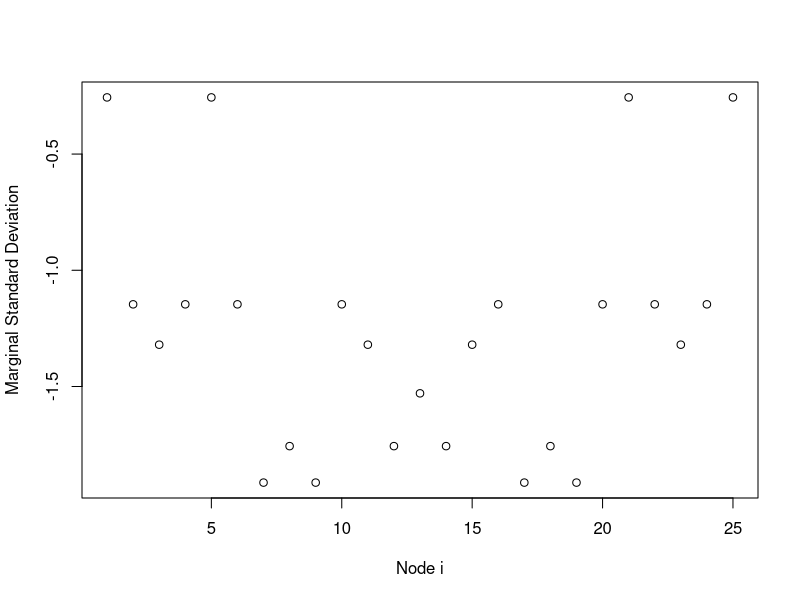
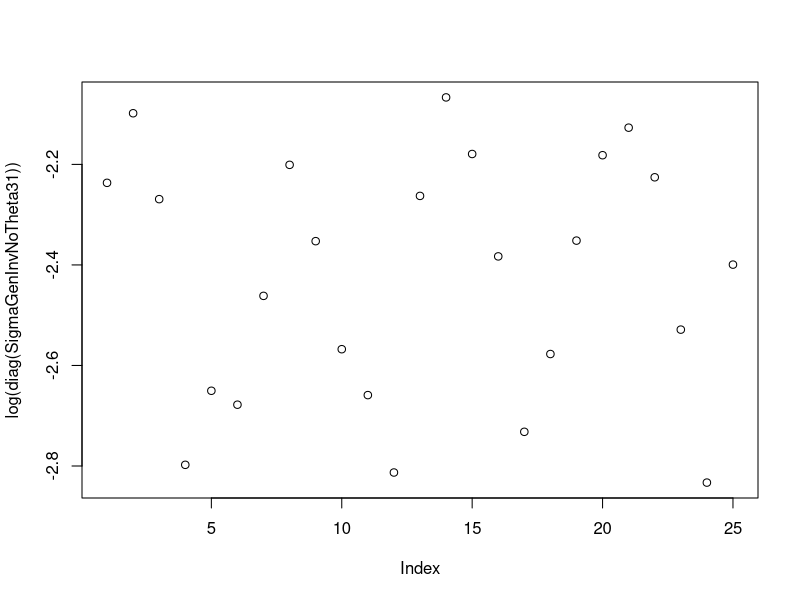
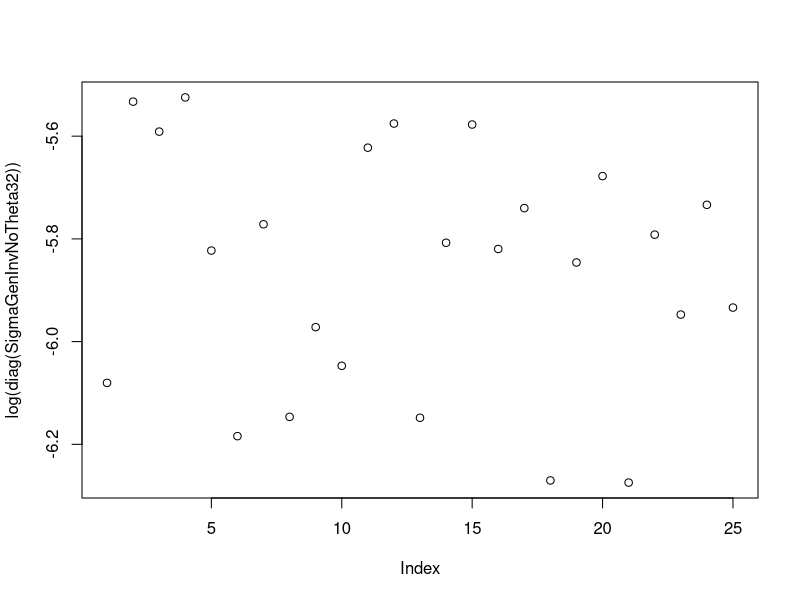
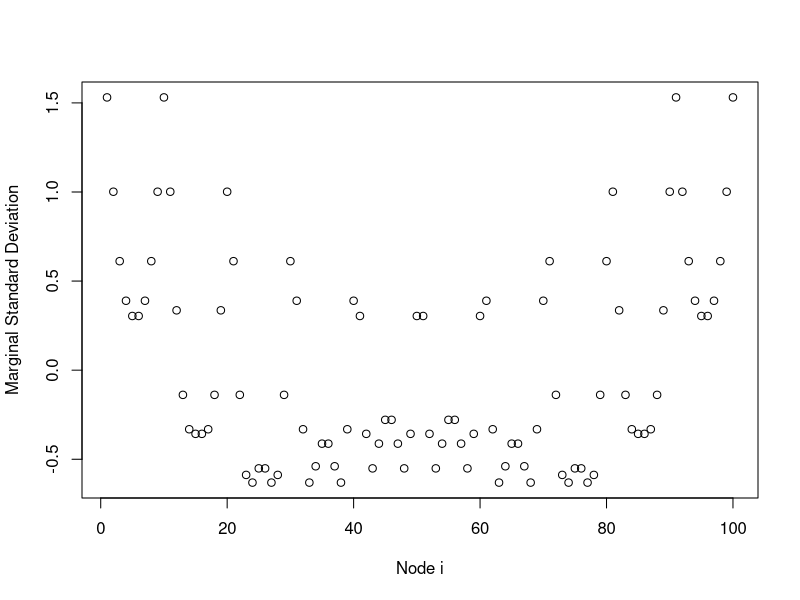
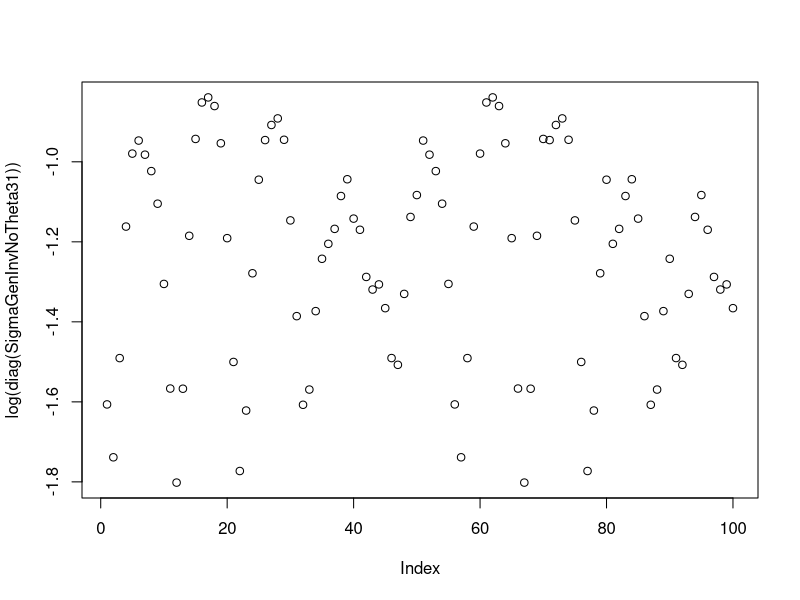
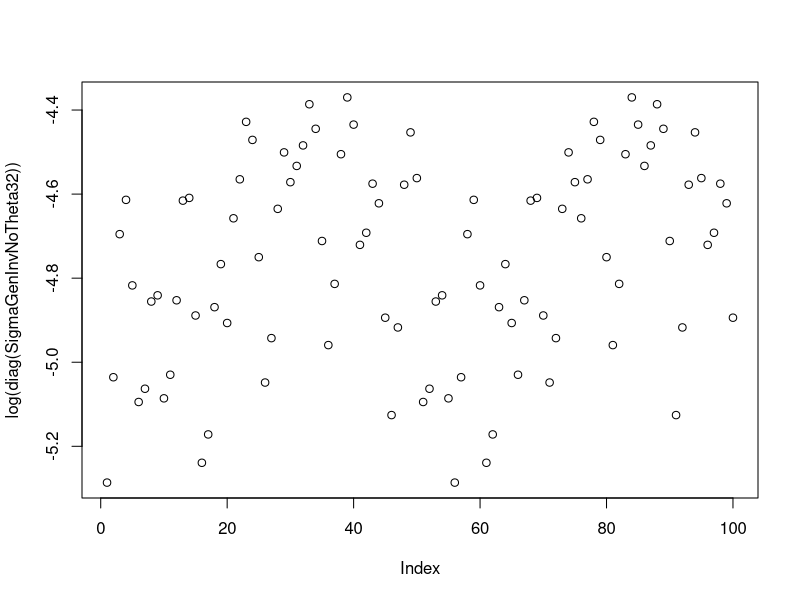
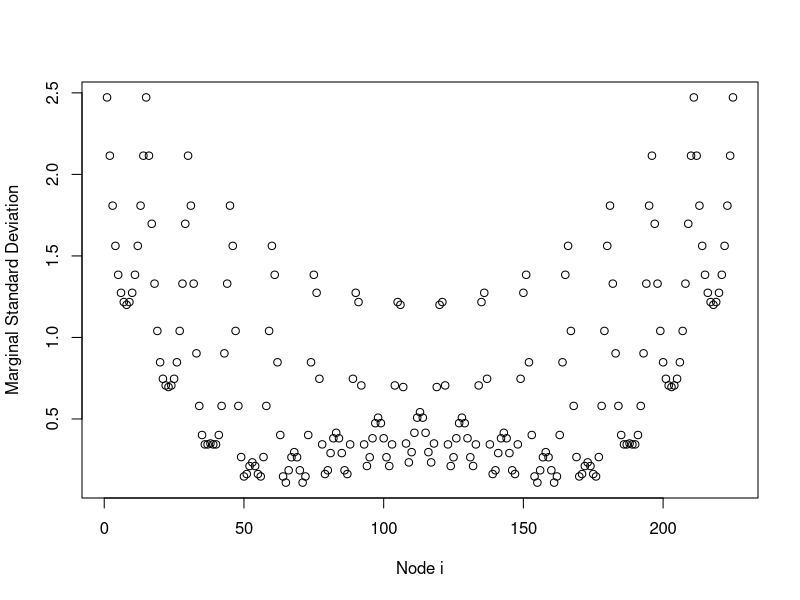
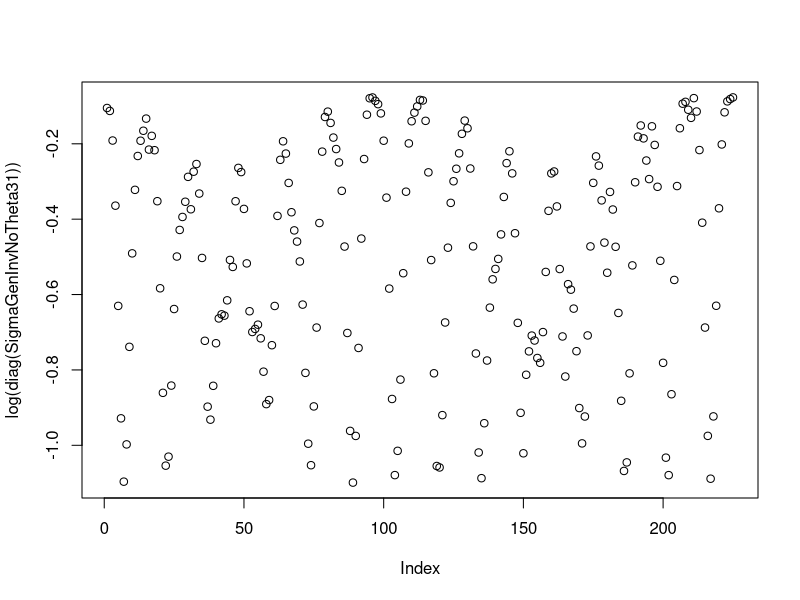

Recreate these plots in R, in order. (Note: a time limit stopped this script after it produced the figures.)
##########################################################################
# This code provides all the steps that were used for producing the      #
# figures and the tables of the paper Scaling intrinsic Gaussian Markov  #
# random field priors in two dimensions. Describes the structure for     # 
# each type of IGMRFs in one and two dimensions.                         #
##########################################################################

library(ggplot2)

####  IGMRF/random walks ####

############ 1 dimension IGMRF #########################

## 1st order random walk, joint density (x1,x2,...,x100)
RW1 <- function(yr){                                                            # number of nodes (or years) 
  R1                                           <- matrix(0,yr,yr)               # defining the precision matrix
  R1[1,1:2] <- c(1,-1);R1[yr,(yr-1):yr]        <- c(-1,1)                       # first and last row
  for (i in 2:(yr-1)) R1[i,(i-1):(i+1)]        <- c(-1,2,-1)                    # central rows 
  eigenNoData                                  <- eigen(R1)                     # eigenvalues and eigenvector
  #eigenNoData$values[yr]                      <- Inf 
  EigenValGenInv                               <- 1/eigenNoData$val             # the inverse of the eigenvalues
  EigenValGenInv[yr]                           <- 0                             # setting the inverse eigenvalues =0 too
  SigmaGenInvNoTheta1                          <- eigenNoData$vec %*% (EigenValGenInv * t(eigenNoData$vec))# calculating the Sigma* matrix
  #plot(log(diag(SigmaGenInvNoTheta1)),xlab = "Node i", ylab="log-Marginal Standard Deviation") #with log 
  #plot(diag(SigmaGenInvNoTheta1),xlab = "Node i", ylab="Marginal Standard Deviation")
  return(sigma_ref_rw1                         <- exp((1/yr)*sum(0.5*log(diag(SigmaGenInvNoTheta1)))) ) # page 5, calculating the Sigma reference
}

## 2nd order random walk, joint density (x1,x2,...,x100)
RW2                                            <- function(yr){                 # number of nodes (or years) 
  R2                                           <- matrix(0,yr,yr)               # defining the precision matrix
  R2[1,1:3] <- c(1,-2,1);R2[yr,(yr-2):yr]      <- c(1,-2,1)                     # first and last row
  R2[2,1:4]                                    <- c(-2,5,-4,1);R2[yr-1,(yr-3):yr] <- c(1,-4,5,-2) #2nd and 2nd last row
  for (i in 3:(yr-2))   R2[i,(i-2):(i+2)]      <- c(1,-4,6,-4,1)                # central rows
  eigenNoData                                  <- eigen(R2)                     # eigenvalues and eigenvector
  #eigenNoData$values[(yr-1):yr]                <- Inf 
  EigenValGenInv                               <- 1/eigenNoData$val             # the inverse of the eigenvalues
  EigenValGenInv[(yr-1):yr]                    <- 0                             # setting the inverse eigenvalues =0 too
  SigmaGenInvNoTheta2                          <- eigenNoData$vec %*% (EigenValGenInv * t(eigenNoData$vec)) # calculating the Sigma* matrix
  #plot(log(diag(SigmaGenInvNoTheta2)),xlab = "Node i", ylab="log-Marginal Standard Deviation")
  #plot(diag(SigmaGenInvNoTheta2),xlab = "Node i", ylab="Marginal Standard Deviation")
  return(sigma_ref_rw2                         <- exp((1/yr)*sum(0.5*log(diag(SigmaGenInvNoTheta2)))) ) # page 5, calculating the Sigma reference
}
#### 2 dimensions IGMRF ####

## 2D second order random walk, (bound 1, Yue & Speckman )
RW2D                                                  <- function(yr){
  mtx3 <- diag(1,yr) ;mtx1 <- mtx2 <- mtx4 <- mtx5<- mtx6 <- matrix(0,yr,yr)    # define  submatrices
  # 2nd order random walk
  mtx1[1,1:3] <- mtx1[yr,yr:(yr-2)]                   <- c(6,-5,1)              # submatrix of precision matrix
  mtx1[2,1:4] <- mtx1[(yr-1),yr:(yr-3)]               <- c(-5,12,-6,1) 
  for (i in 3:(yr-2)) mtx1[i,(i-2):(i+2)]             <- c(1,-6,12,-6,1) 
  #1st order random walk
  mtx2[1,1:2] <-  mtx2[yr,yr:(yr-1)]                  <- c(-5,2)                # submatrix of precision matrix
  for (i in 2:(yr-1)) mtx2[i,(i-1):(i+1)]             <- c(2,-7,2)
  # 2nd order random walk
  mtx4[1,1:3] <- mtx4[yr,yr:(yr-2)]                   <- c(12,-7,1)             # submatrix of precision matrix
  mtx4[2,1:4] <- mtx4[(yr-1),yr:(yr-3)]               <- c(-7,20,-8,1)
  for (i in 3:(yr-2)) mtx4[i,(i-2):(i+2)]             <- c(1,-8,20,-8,1) 
  #1st order random walk
  mtx5[1,1:2] <-  mtx5[yr,yr:(yr-1)]                  <- c(-6,2)                # submatrix of precision matrix
  for (i in 2:(yr-1)) mtx5[i,(i-1):(i+1)]             <- c(2,-8,2)
  R2D                                                 <- matrix(0,yr^2,yr^2)    # define precision matrix yr^2xyr^2
  R2D[1:yr,1:(3*yr)]                                  <- cbind(mtx1,mtx2,mtx3)
  R2D[((yr-1)*yr+1):(yr^2),((yr-3)*yr+1):(yr^2)]      <- cbind(mtx3,mtx2,mtx1)
  R2D[(yr+1):(2*yr),1:(4*yr)]                         <- cbind(mtx2,mtx4,mtx5,mtx3)
  R2D[((yr-2)*yr+1):((yr-1)*yr),((yr-4)*yr+1):(yr^2)] <- cbind(mtx3,mtx5,mtx4,mtx2)
  for ( i in 3:(yr-2)) R2D[((i-1)*yr+1):(i*yr),((i-3)*yr+1):((i+2)*yr)] <- cbind(mtx3,mtx5,mtx4,mtx5,mtx3)# final matrix of 
  #print(qr(R2D)$rank)
  eigenNoData                                         <- eigen(R2D)             # eigenvalues and eigenvectors  
  eigenNoData$values[(yr^2-2):(yr^2)]                 <- Inf 
  EigenValGenInv                                      <- 1/eigenNoData$val
  EigenValGenInv[(yr^2-2):(yr^2)]                     <- 0  
  SigmaGenInvNoTheta3                                 <- eigenNoData$vec %*% (EigenValGenInv * t(eigenNoData$vec))#calculate  Sigma* 
  #plot(log(diag(SigmaGenInvNoTheta3)),xlab = "Node i", ylab="Marginal Standard Deviation")
  return(sigma_ref_rw2D <- exp((1/(yr^2))*sum(0.5*log(diag(SigmaGenInvNoTheta3)))) )  #calculate Sigma_ref
}

#Figure 1

RW1(10)
RW2(10)
RW2D(10) #it takes time

## 2D Rue&Held, 1st suggestion (Torus 1)
RW2D_1                                                <- function(yr){
  b1                  <- diag(-4, yr);b2              <- diag(1,yr)
  b3                  <- matrix(0,yr,yr);D            <- matrix(0,yr^2,yr^2)
  b1[abs(row(b1) - col(b1)) == 1]                     <- 1
  b1[1,yr]            <- b1[yr,1]                     <- 1
  for ( i in 1:yr) D[((i-1)*yr+1): (i*yr),((i-1)*yr+1):(i*yr)] <- b1
  for ( i in 1:(yr-1)){
    D[((i-1)*yr+1):(i*yr),(i*yr+1):(i*yr+yr)]         <- b2
    D[(i*yr+1):(i*yr+yr),((i-1)*yr+1):(i*yr)]         <- b2
  }
  D[1:yr,(yr*(yr-1)+1):(yr^2)]<-D[(yr*(yr-1)+1):(yr^2),1:yr]<- b2
  D1                                                  <- t(D)%*%D
  #print(qr(D1)$rank)  # since we are in a torus the rank defficiency is 1 not 3
  # qr(D)$rank        #n^2-1
  eigenNoData                                         <- eigen(D1)
  eigenNoData$values[(yr^2-2):(yr^2)]                 <- Inf 
  EigenValGenInv                                      <- 1/eigenNoData$val
  EigenValGenInv[(yr^2-2):(yr^2)]                     <- 0  
  SigmaGenInvNoTheta31                                <- eigenNoData$vec %*% (EigenValGenInv * t(eigenNoData$vec))
  plot(log(diag(SigmaGenInvNoTheta31)))
  return( exp((1/(yr^2))*sum(0.5*log(diag(SigmaGenInvNoTheta31)))) )
  #print(D1)
}
##  2D Rue&Held, 2nd suggestion  (Torus 2)
RW2D_2                                                <- function(yr){ 
  b1 <- diag(-20,yr);b2                               <- diag(4,yr)
  b3 <- matrix(0,yr,yr);D                             <- matrix(0,yr^2,yr^2)
  b1[abs(row(b1) - col(b1)) == 1]                     <- 4
  b2[abs(row(b2) - col(b2)) == 1]                     <- 1
  b1[1,yr]               <- b1[yr,1]                  <- 4
  b2[1,yr]               <- b2[yr,1]                  <- 1
  for ( i in 1:yr) D[((i-1)*yr+1):(i*yr),((i-1)*yr+1):(i*yr)] <- b1
  for ( i in 1:(yr-1)){
    D[((i-1)*yr+1): (i*yr), (i*yr+1):(i*yr+yr)]       <- b2
    D[(i*yr+1):(i*yr+yr), ((i-1)*yr+1):(i*yr)]        <- b2
  }
  D[1:yr,(yr*(yr-1)+1):(yr^2)] <- D[(yr*(yr-1)+1):(yr^2),1:yr]<- b2
  D2                                                  <- t(D)%*%D
  #qr(D)$rank  # since we are in a torus the rank defficiency is 1 not 3!
  #print(qr(D2)$rank)
  eigenNoData                                         <- eigen(D2)
  eigenNoData$values[(yr^2-2):(yr^2)]                 <- Inf 
  EigenValGenInv                                      <- 1/eigenNoData$val
  EigenValGenInv[(yr^2-2):(yr^2)]                     <- 0  
  SigmaGenInvNoTheta32                                <- eigenNoData$vec %*% (EigenValGenInv * t(eigenNoData$vec))
  plot(log(diag(SigmaGenInvNoTheta32)))
  return( exp((1/yr^2)*sum(0.5*log(diag(SigmaGenInvNoTheta32)))) )
}
## 2D second order random walk, (bound 2, Terzopoulos )
RW2D_terz                                             <- function(yr){
  mtx3 <- diag(1,yr) ;mtx1 <- mtx2 <- mtx4 <- mtx5<- mtx6 <- matrix(0,yr,yr)
  # 2nd order random walk
  mtx1[1,1:3] <- mtx1[yr,yr:(yr-2)]                   <- c(4,-4,1)  
  mtx1[2,1:4] <- mtx1[(yr-1),yr:(yr-3)]               <- c(-4,10,-6,1) 
  for (i in 3:(yr-2)) mtx1[i,(i-2):(i+2)]             <- c(1,-6,11,-6,1) 
  #1st order random walk
  mtx2[1,1:2] <-  mtx2[yr,yr:(yr-1)]                  <- c(-4,2)
  for (i in 2:(yr-1)) mtx2[i,(i-1):(i+1)]             <- c(2,-6,2)
  # 2nd order random walk
  mtx4[1,1:3] <- mtx4[yr,yr:(yr-2)]                   <- c(10,-6,1)
  mtx4[2,1:4] <- mtx4[(yr-1),yr:(yr-3)]               <- c(-6,18,-8,1)
  for (i in 3:(yr-2)) mtx4[i,(i-2):(i+2)]             <- c(1,-8,19,-8,1) 
  #1st order random walk
  mtx5[1,1:2] <-  mtx5[yr,yr:(yr-1)]                  <- c(-6,2)
  for (i in 2:(yr-1)) mtx5[i,(i-1):(i+1)]             <- c(2,-8,2)
  # 2nd order random walk
  mtx6[1,1:3] <- mtx6[yr,yr:(yr-2)]                   <- c(11,-6,1)
  mtx6[2,1:4] <- mtx6[(yr-1),yr:(yr-3)]               <- c(-6,19,-8,1)
  for (i in 3:(yr-2)) mtx6[i,(i-2):(i+2)]             <- c(1,-8,20,-8,1) 
  
  R2D                                                 <- matrix(0,yr^2,yr^2)
  R2D[1:yr,1:(3*yr)]                                  <- cbind(mtx1,mtx2,mtx3)
  R2D[((yr-1)*yr+1):(yr^2),((yr-3)*yr+1):(yr^2)]      <- cbind(mtx3,mtx2,mtx1)
  R2D[(yr+1):(2*yr),1:(4*yr)]                         <- cbind(mtx2,mtx4,mtx5,mtx3)
  R2D[((yr-2)*yr+1):((yr-1)*yr),((yr-4)*yr+1):(yr^2)] <- cbind(mtx3,mtx5,mtx4,mtx2)
  for ( i in 3:(yr-2)) R2D[((i-1)*yr+1):(i*yr),((i-3)*yr+1):((i+2)*yr)] <- cbind(mtx3,mtx5,mtx6,mtx5,mtx3)
  
  eigenNoData                                         <- eigen(R2D)
  eigenNoData$values[(yr^2-2):(yr^2)]                 <- Inf 
  EigenValGenInv                                      <- 1/eigenNoData$val 
  EigenValGenInv[(yr^2-2):(yr^2)]                     <- 0  
  SigmaGenInvNoTheta3                                 <- eigenNoData$vec %*% (EigenValGenInv * t(eigenNoData$vec))
  plot(log(diag(SigmaGenInvNoTheta3)),xlab = "Node i", ylab="Marginal Standard Deviation")
  return(sigma_ref_rw2D <- exp((1/(yr^2))*sum(0.5*log(diag(SigmaGenInvNoTheta3)))) )
}
#### Application of the  Sections 3 and 4 #### 
## Section 3 ##

# FIGURE 2
nodes   <- seq(5,50,5);k                              <- 1
s_RW1                                                 <- s_RW2 <- s_RW2D <- s_RW2D_terz <- s_RW2D_1<-s_RW2D_2 <-rep(0,length(nodes))

for (i in nodes){
  s_RW1[k]                                            <- RW1(yr=i)  
  s_RW2[k]                                            <- RW2(yr=i) 
  s_RW2D[k]                                           <- RW2D(yr=i)
  s_RW2D_terz[k]                                      <- RW2D_terz(yr=i)
  s_RW2D_1[k]                                         <- RW2D_1(yr=i) 
  s_RW2D_2[k]                                         <- RW2D_2(yr=i) 
  k                                                   <- k+1
}
plot(nodes,s_RW1,type='l',ylim=c(0,20),lty=2,xlab = "Number of nodes",ylab="Standard Deviation")
lines(nodes,s_RW2,col=2,lty=3)
lines(nodes,s_RW2D,col=3,lty=4)
lines(nodes,s_RW2D_terz,col=4,lty=4)
legend(5, 20, c("RW1","RW2","RW2D","RW2D2"), col = 1:4, lty = 2:4,ncol = 3)

df                                                    <- data.frame(Nodes = nodes,
                                                                    Standard_Deviation = c(s_RW1,s_RW2,s_RW2D),#,s_RW2D_terz
                                                                    Type = rep(c("s_RW1","s_RW2","s_RW2D"),each=length(nodes)))#,"s_RW2D_terz"

gg                                                    <- ggplot(data=df, aes(x=Nodes,y=Standard_Deviation,group=Type))+
  geom_line(aes(color=Type))+
  geom_point(aes(color=Type))+
  labs(title="",x="Nodes", y = "Standard Deviation")
gg + theme(text = element_text(size = 15))    

# TABLE 1
for ( i in c(11,20,40)){#,100
  print(RW2D_1(i) )
  print(RW2D_2(i) )
  print( RW2D(i)  )
  print(RW2D_terz(i) )
}
## Section 4 ##
## setting number of nodes 40 we will implement the steps for scaling 
# between the one- and two-dimensional second order random walk

yr                                                    <- 40                     # choosing 40 nodes
s_RW2                                                 <- RW2(yr=yr)             # calculate the reference stndard deviation of second order 1D
s_RW2D                                                <- RW2D(yr=yr)            # calculate the reference stndard deviation of second order 2D
mu                                                    <- 7                      # initial mean value
b                                                     <- 2                      # initial standard deviation
alpha                                                 <- 0.001                  # quantile

# upper limits of the table 10. The U formula is used
# Normal distribution
U_rw2                                                 <- sqrt( b*(s_RW2^2)/qnorm(alpha, mean=mu, sd=1) )
U_rw2D                                                <- sqrt( b*(s_RW2D^2)/qnorm(alpha,mean=mu, sd=1) )
Us1                                                   <- c(U_rw2,U_rw2D)
summary(Us1)                     #Based on median we choose u=0.5
u1                                                    <- round(summary(Us1)[[3]],3)
#I will use the formula of U in respect of beta taking the median of the summary(u)
b_rw2                                                 <- (u1^2)*(qnorm(alpha, mean=mu, sd=1))/(s_RW2^2) # the new standard deviation for 1D second order random walk
b_rw2D                                                <- (u1^2)*(qnorm(alpha, mean=mu, sd=1))/(s_RW2D^2)# the new standard deviation for 2D second order random walk
print(c(b_rw2,b_rw2D))

#TABLE 2
s_RW11                                                <- RW1(yr=11)
s_RW12                                                <- RW2(yr=11)
s_RW12D                                               <- RW2D(yr=11) 
s_RW21                                                <- RW1(yr=20)
s_RW22                                                <- RW2(yr=20)
s_RW22D                                               <- RW2D(yr=20) 

#TABLE 3
for ( i in c(1,2,3)){                               # different values of b: initial standard deviation
  for ( j in c(5,11,20,40)){                        # values of nodes
    print(paste("b is: ",i))  
    print(paste("years are: ",j)) 
    s_RW1                                              <- RW1(yr=j) 
    s_RW2                                              <- RW2(yr=j)
    s_RW2D                                             <- RW2D(yr=j) 
    mu                                                 <- 7         
    b                                                  <- i
    alpha                                              <- 0.001
    U_rw1                                              <- sqrt( b*(s_RW1^2)/qnorm(alpha,mean=mu,sd=1))
    U_rw2                                              <- sqrt( b*(s_RW2^2)/qnorm(alpha,mean=mu,sd=1))
    U_rw2D                                             <- sqrt( b*(s_RW2D^2)/qnorm(alpha,mean=mu,sd=1))
    Us1                                                <- c(U_rw1,U_rw2,U_rw2D)
    summary(Us1) #Based on median we choose u=0.5
    u                                                  <- round(summary(Us1)[[3]],3)
    b_rw1                                              <- (u^2)*(qnorm(alpha,mean=mu, sd=1))/(s_RW1^2)
    b_rw2                                              <- (u^2)*(qnorm(alpha,mean=mu, sd=1))/(s_RW2^2)
    b_rw2D                                             <- (u^2)*(qnorm(alpha,mean=mu, sd=1))/(s_RW2D^2)
    print(c(b_rw1,b_rw2,b_rw2D))
  }
}
#TABLE 4 

k                <- 1;       m                         <- c(7,8,10,12)
for ( i in c(0.9,1.2,1.59,3.55)){                      # different initial standard deviations that want scaling
  j<- 11
  print(paste("b is: ",i))  
  s_RW2                                                <- RW2(yr=j)
  s_RW2D                                               <- RW2D(yr=j) 
  mu                                                   <- m[k]       
  b                                                    <- i
  alpha                                                <- 0.001
  U2_rw2                                               <- sqrt( b*(s_RW2^2)/qnorm(alpha,mean=mu,sd=1))#abs()
  U2_rw2D                                              <- sqrt( b*(s_RW2D^2)/qnorm(alpha,mean=mu,sd=1))#abs()
  Us1                                                  <- c(U2_rw2,U2_rw2D)
  summary(Us1) 
  u                                                    <- round(summary(Us1)[[3]],3)
  b2_rw2                                               <- (u^2)*(qnorm(alpha,mean=mu, sd=1))/(s_RW2^2)
  b2_rw2D                                              <- (u^2)*(qnorm(alpha,mean=mu, sd=1))/(s_RW2D^2)
  print(c(b2_rw2,b2_rw2D))
  k<-k+1
}

###### EXTRA: what if I change the U value and the alpha parameter ? in the table 4. ####

#alteration of the 4 table 
# change of alpha, a=0.01

for ( i in c(0.9,1.2,1.59,3.55)){
  j<- 11
  print(paste("b is: ",i))  
  s_RW2         <- RW2(yr=j)
  s_RW2D        <- RW2D(yr=j) 
  mu         <- 7         
  b             <- i
  alpha         <- 0.01
  U2_rw2        <- sqrt( b*(s_RW2^2)/qnorm(alpha,mean=mu,sd=1))
  U2_rw2D       <- sqrt( b*(s_RW2D^2)/qnorm(alpha,mean=mu,sd=1))
  
  Us1           <- c(U2_rw2,U2_rw2D)
  summary(Us1) #Based on median we choose u=0.5
  u             <- round(summary(Us1)[[3]],3)
  b2_rw2        <- (u^2)*(qnorm(alpha,mean=mu, sd=1))/(s_RW2^2)
  b2_rw2D       <- (u^2)*(qnorm(alpha,mean=mu, sd=1))/(s_RW2D^2)
  print(c(b2_rw2,b2_rw2D))
}
#  0.5334365 1.8354918
#  0.7098331 2.4424515
#  0.9410647 3.2380921
#  2.101108 7.229664

# we increase the probability in the tails and the outcome seems more less the same as the table 4.

#alteration of the 4 table 
# change of U: 3rd quantile, 5th position
for ( i in c(0.9,1.2,1.59,3.55)){
  j<- 11
  print(paste("b is: ",i))  
  s_RW2         <- RW2(yr=j)
  s_RW2D        <- RW2D(yr=j) 
  mu         <- 7         
  b             <- i
  alpha         <- 0.001
  U2_rw2        <- sqrt( b*(s_RW2^2)/qnorm(alpha,mean=mu,sd=1))
  U2_rw2D       <- sqrt( b*(s_RW2D^2)/qnorm(alpha,mean=mu,sd=1))
  
  Us1           <- c(U2_rw2,U2_rw2D)
  summary(Us1) #Based on median we choose u=0.5
  u             <- round(summary(Us1)[[5]],3) # 3rd quantile, 5th position
  b2_rw2        <- (u^2)*(qnorm(alpha,mean=mu, sd=1))/(s_RW2^2)
  b2_rw2D       <- (u^2)*(qnorm(alpha,mean=mu, sd=1))/(s_RW2D^2)
  print(c(b2_rw2,b2_rw2D))
}

#alteration of the 4 table 
# change of U #1st quantile, 2nd position
for ( i in c(0.9,1.2,1.59,3.55)){
  j<- 11
  print(paste("b is: ",i))  
  s_RW2         <- RW2(yr=j)
  s_RW2D        <- RW2D(yr=j) 
  mu         <- 7         
  b             <- i
  alpha         <- 0.001
  U2_rw2        <- sqrt( b*(s_RW2^2)/qnorm(alpha,mean=mu,sd=1))
  U2_rw2D       <- sqrt( b*(s_RW2D^2)/qnorm(alpha,mean=mu,sd=1))
  
  Us1           <- c(U2_rw2,U2_rw2D)
  summary(Us1) #Based on median we choose u=0.5
  u             <- round(summary(Us1)[[2]],3) # 3rd quantile, 5th position
  b2_rw2        <- (u^2)*(qnorm(alpha,mean=mu, sd=1))/(s_RW2^2)
  b2_rw2D       <- (u^2)*(qnorm(alpha,mean=mu, sd=1))/(s_RW2D^2)
  print(c(b2_rw2,b2_rw2D))
}

#the values for the variance for the 2d model can change a lot with the U upper level. 
#so if you want smaller values than those in the 4th table use the U of the 1st quantile.
